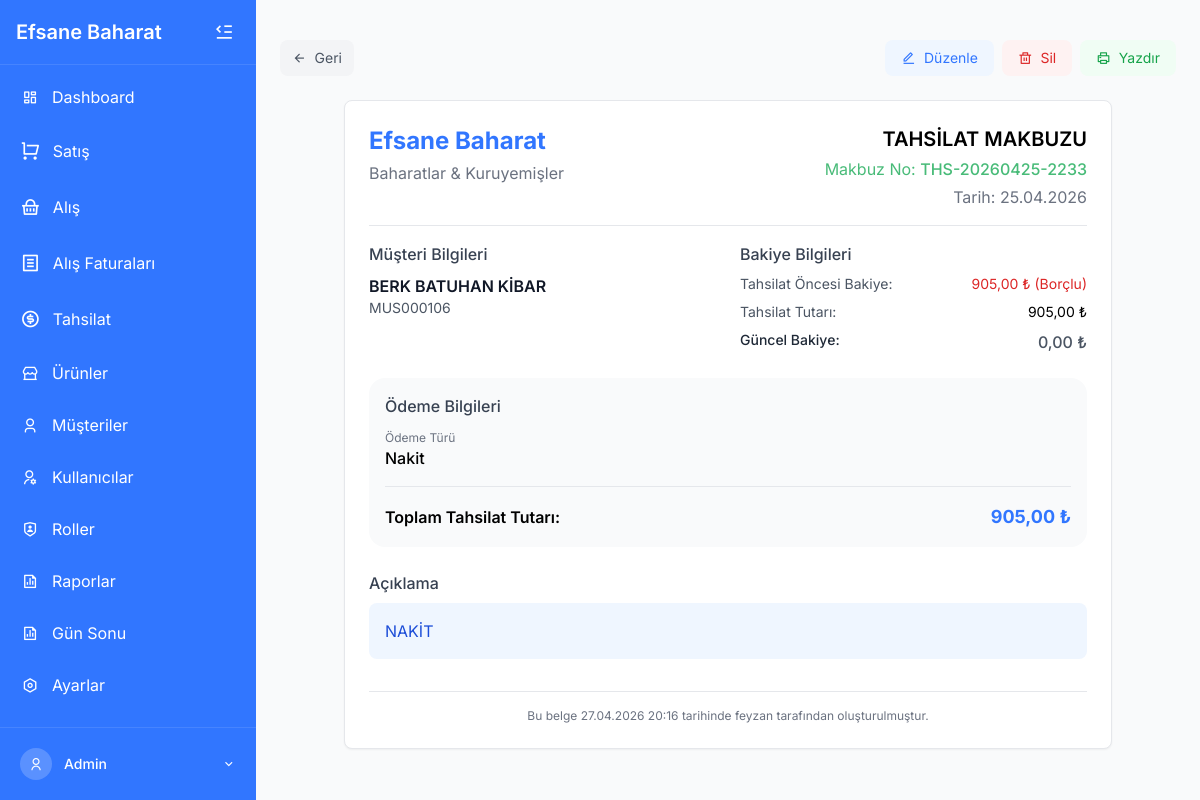
/tahsilat_detay.php?id=1714 (signed in), run on the app's committed database.
### tables this page shows
CREATE TABLE `odeme_tahsilat` (
  `id` int(11) NOT NULL,
  `islem_turu` enum('tahsilat','odeme','tediye') NOT NULL,
  `musteri_id` int(11) DEFAULT NULL,
  `tedarikci_id` int(11) DEFAULT NULL,
  `fatura_id` int(11) DEFAULT NULL,
  `tutar` decimal(10,2) NOT NULL,
  `odeme_turu` enum('nakit','kredi_karti','havale','cek','senet','diger') NOT NULL DEFAULT 'nakit',
  `aciklama` text DEFAULT NULL,
  `islem_tarihi` date NOT NULL,
  `banka_id` int(11) DEFAULT NULL,
  `evrak_no` varchar(50) DEFAULT NULL,
  `kullanici_id` int(11) DEFAULT NULL,
  `onay_durumu` enum('bekliyor','onaylandi','reddedildi') NOT NULL DEFAULT 'bekliyor',
  `onayli` tinyint(1) NOT NULL DEFAULT 0,
  `created_at` timestamp NOT NULL DEFAULT current_timestamp(),
  `odeme_yontemi` varchar(50) NOT NULL DEFAULT 'Nakit'
);

CREATE TABLE `musteriler` (
  `id` int(11) NOT NULL,
  `musteri_kodu` varchar(20) DEFAULT NULL,
  `ad` varchar(100) NOT NULL,
  `soyad` varchar(100) DEFAULT NULL,
  `telefon` varchar(20) DEFAULT NULL,
  `adres` text DEFAULT NULL,
  `vergi_no` varchar(50) DEFAULT NULL,
  `tip_id` int(11) DEFAULT NULL,
  `cari_bakiye` decimal(10,2) NOT NULL DEFAULT 0.00,
  `usd_bakiye` decimal(10,2) NOT NULL DEFAULT 0.00,
  `eur_bakiye` decimal(10,2) NOT NULL DEFAULT 0.00,
  `gbp_bakiye` decimal(10,2) NOT NULL DEFAULT 0.00,
  `aktif` tinyint(1) NOT NULL DEFAULT 1,
  `email` varchar(255) DEFAULT NULL,
  `vergi_dairesi` varchar(100) DEFAULT NULL,
  `created_at` timestamp NOT NULL DEFAULT current_timestamp(),
  `updated_at` timestamp NOT NULL DEFAULT current_timestamp() ON UPDATE current_timestamp(),
  `notlar` text DEFAULT NULL
);

CREATE TABLE `kullanicilar` (
  `id` int(11) NOT NULL,
  `kullanici_adi` varchar(100) NOT NULL,
  `eposta` varchar(255) NOT NULL,
  `sifre` varchar(255) NOT NULL,
  `telefon` varchar(20) DEFAULT NULL,
  `rol_id` int(11) NOT NULL DEFAULT 2,
  `eposta_bildirim` tinyint(1) NOT NULL DEFAULT 1,
  `sms_bildirim` tinyint(1) NOT NULL DEFAULT 1,
  `aktif` tinyint(1) NOT NULL DEFAULT 1,
  `created_at` timestamp NOT NULL DEFAULT current_timestamp(),
  `updated_at` timestamp NOT NULL DEFAULT current_timestamp() ON UPDATE current_timestamp(),
  `remember_token` varchar(255) DEFAULT NULL,
  `token_expires_at` datetime DEFAULT NULL
);

### guncelbakiye.php (called while the page is built, shortened)
<?php
if (!function_exists('hesaplaGuncelBakiye')) {
    function hesaplaGuncelBakiye($pdo, $musteri_id) {
        $stmtSatis = $pdo->prepare("
            SELECT COALESCE(SUM(toplam_tutar), 0) AS toplam
            FROM faturalar
            WHERE musteri_id = :musteri_id
              AND fatura_turu = 'satis'
              AND para_birimi = 'TRY'
              AND iptal = 0
        ");
        $stmtSatis->execute([':musteri_id' => $musteri_id]);
        $satislar = $stmtSatis->fetchColumn();
        $stmtAlis = $pdo->prepare("
            SELECT COALESCE(SUM(toplam_tutar), 0) AS toplam
            FROM faturalar
            WHERE musteri_id = :musteri_id
              AND fatura_turu = 'alis'
              AND para_birimi = 'TRY'
              AND iptal = 0
        ");
        $stmtAlis->execute([':musteri_id' => $musteri_id]);
        $alislar = $stmtAlis->fetchColumn();
        $stmtTahsilat = $pdo->prepare("
            SELECT COALESCE(SUM(tutar), 0) AS toplam
            FROM odeme_tahsilat
            WHERE musteri_id = :musteri_id
              AND islem_turu = 'tahsilat'
              AND onayli = 1
        ");
        $stmtTahsilat->execute([':musteri_id' => $musteri_id]);
        $tahsilatlar = $stmtTahsilat->fetchColumn();
        $stmtTediye = $pdo->prepare("
            SELECT COALESCE(SUM(tutar), 0) AS toplam
            FROM odeme_tahsilat
            WHERE musteri_id = :musteri_id
              AND islem_turu = 'tediye'
              AND onayli = 1
        ");
        $stmtTediye->execute([':musteri_id' => $musteri_id]);
        $tediyeler = $stmtTediye->fetchColumn();
        return $satislar - $alislar - $tahsilatlar + $tediyeler;
    }
}

### tahsilat_detay.php (the view, shortened to what this page needs)
<?php
require_once 'includes/db.php';
require_once 'guncelbakiye.php';
$print_mode = isset($_GET['print']) && $_GET['print'] == '1';
if (!$print_mode) {
  include 'includes/header.php';
}
$tahsilat_id = isset($_GET['id']) ? intval($_GET['id']) : 0;
try {
    $stmt = $pdo->prepare("
        SELECT
            o.*,
            m.ad, m.soyad, m.adres, m.telefon, m.email, m.cari_bakiye,
            m.vergi_no,
            CONCAT('MUS', LPAD(m.id, 6, '0')) as musteri_kodu,
            k.kullanici_adi
        FROM odeme_tahsilat o
        JOIN musteriler m ON o.musteri_id = m.id
        LEFT JOIN kullanicilar k ON o.kullanici_id = k.id
        LEFT JOIN odeme_detay od ON o.id = od.odeme_id
        LEFT JOIN banka_listesi b ON od.banka_id = b.id
        WHERE o.id = :tid
    ");
    $stmt->execute([':tid'=>$tahsilat_id]);
    $tahsilat = $stmt->fetch(PDO::FETCH_ASSOC);
    $eskiBakiye = 0;
    $yeniBakiye = 0;
    if ($tahsilat['musteri_id']) {
        $yeniBakiye = hesaplaGuncelBakiye($pdo, $tahsilat['musteri_id']);
        $eskiBakiye = $yeniBakiye + $tahsilat['tutar'];
    }
} catch (PDOException $e) {
    echo "<div class='p-4 text-red-600'>Veritabanı hatası: " . $e->getMessage() . "</div>";
    if (!$print_mode) {
        include 'includes/footer.php';
    }
    exit;
}
$tahsilatNo = $tahsilat['evrak_no'] ?? 'THS-' . date('Y') . '-' . str_pad($tahsilat_id, 4, '0', STR_PAD_LEFT);
$odemeYontemi = $tahsilat['odeme_yontemi'] ?: 'Nakit';
$tarih = date('d.m.Y', strtotime($tahsilat['islem_tarihi'] ?? $tahsilat['created_at']));
$aciklama = $tahsilat['aciklama'] ?? '';
$odemeTurleri = [
    'nakit' => 'Nakit',
    'kredi' => 'Kredi Kartı',
    'havale' => 'Havale',
    'cek' => 'Çek',
    'senet' => 'Senet'
];
$odemeTuru = $odemeTurleri[$odemeYontemi] ?? ucfirst($odemeYontemi);
    ?>
<!DOCTYPE html>
<html lang="tr">
<head>
</head>
<body class="bg-gray-100">
<div class="w-full p-4 sm:p-6">
    <div class="flex justify-between items-center mb-6 print:hidden">
        <div class="flex space-x-2">
            <button id="backButton" onclick="history.back()" class="flex items-center px-3 py-2 bg-gray-100 hover:bg-gray-200 text-gray-600 rounded-button text-sm">
                <i class="ri-arrow-left-line mr-2"></i> Geri
            </button>
        </div>
        <div class="flex space-x-2">
            <a href="tahsilat_duzenle.php?id=<?= $tahsilat_id ?>" class="flex items-center px-4 py-2 bg-blue-50 text-primary hover:bg-blue-100 rounded-button text-sm">
                <i class="ri-edit-line mr-2"></i> Düzenle
            </a>
            <button id="deleteButton" class="flex items-center px-4 py-2 bg-red-50 text-red-600 hover:bg-red-100 rounded-button text-sm">
                <i class="ri-delete-bin-line mr-2"></i> Sil
            </button>
            <button id="printButton" class="flex items-center px-4 py-2 bg-green-50 hover:bg-green-100 text-green-600 rounded-button text-sm">
                <i class="ri-printer-line mr-2"></i> Yazdır
            </button>
        </div>
    </div>
    <div class="bg-white border border-gray-200 rounded shadow-sm mx-auto max-w-3xl p-6" id="makbuzContainer">
        <div class="flex flex-col sm:flex-row justify-between border-b pb-4 mb-4">
            <div>
                <h1 class="text-2xl font-bold text-primary">Efsane Baharat</h1>
                <p class="text-gray-500 mt-1">Baharatlar & Kuruyemişler</p>
            </div>
            <div class="text-right mt-4 sm:mt-0">
                <h2 class="text-xl font-semibold">TAHSİLAT MAKBUZU</h2>
                <p class="text-secondary mt-1">Makbuz No: <span class="font-medium"><?= htmlspecialchars($tahsilatNo) ?></span></p>
                <p class="text-gray-500 mt-1">Tarih: <?= $tarih ?></p>
            </div>
        </div>
        <div class="grid grid-cols-1 md:grid-cols-2 gap-6 mb-6">
            <div>
                <h3 class="font-medium text-gray-700 mb-2">Müşteri Bilgileri</h3>
                <p class="text-gray-900 font-semibold"><?= htmlspecialchars($tahsilat['ad'] . ' ' . $tahsilat['soyad']) ?></p>
                <p class="text-gray-600 text-sm"><?= htmlspecialchars($tahsilat['musteri_kodu']) ?></p>
            </div>
            <div>
                <h3 class="font-medium text-gray-700 mb-2">Bakiye Bilgileri</h3>
                <div class="grid grid-cols-2 gap-2">
                    <p class="text-gray-600 text-sm">Tahsilat Öncesi Bakiye:</p>
                    <p class="text-sm text-right <?= $eskiBakiye > 0 ? 'text-red-600' : ($eskiBakiye < 0 ? 'text-green-600' : 'text-gray-600') ?>">
                        <?= number_format(abs($eskiBakiye), 2, ',', '.') ?> ₺
                        <?= $eskiBakiye > 0 ? '(Borçlu)' : ($eskiBakiye < 0 ? '(Alacaklı)' : '') ?>
                    </p>
                    <p class="text-gray-600 text-sm">Tahsilat Tutarı:</p>
                    <p class="text-sm text-right"><?= number_format($tahsilat['tutar'], 2, ',', '.') ?> ₺</p>
                    <p class="text-gray-800 text-sm font-medium">Güncel Bakiye:</p>
                    <p class="text-right font-medium <?= $yeniBakiye > 0 ? 'text-red-600' : ($yeniBakiye < 0 ? 'text-green-600' : 'text-gray-600') ?>">
                        <?= number_format(abs($yeniBakiye), 2, ',', '.') ?> ₺
                    </p>
                </div>
            </div>
        </div>
        <div class="bg-gray-50 p-4 rounded-lg mb-6">
            <h3 class="font-medium text-gray-700 mb-3">Ödeme Bilgileri</h3>
            <div class="grid grid-cols-2 sm:grid-cols-3 gap-4">
                <div>
                    <p class="text-xs text-gray-500">Ödeme Türü</p>
                    <p class="font-medium"><?= htmlspecialchars($odemeTuru) ?></p>
                </div>
            </div>
            <div class="mt-4 pt-4 border-t border-gray-200 flex justify-between items-center">
                <p class="font-semibold">Toplam Tahsilat Tutarı:</p>
                <p class="font-bold text-lg text-primary"><?= number_format($tahsilat['tutar'], 2, ',', '.') ?> ₺</p>
            </div>
        </div>
        <?php if (!empty($aciklama)): ?>
        <div class="mb-6">
            <h3 class="font-medium text-gray-700 mb-2">Açıklama</h3>
            <div class="bg-blue-50 p-4 rounded text-blue-700">
                <?= nl2br(htmlspecialchars($aciklama)) ?>
            </div>
        </div>
        <?php endif; ?>
        <div class="text-center text-gray-500 text-xs mt-8 pt-4 border-t border-gray-200">
            <p>Bu belge <?= date('d.m.Y H:i') ?> tarihinde <?= htmlspecialchars($tahsilat['kullanici_adi'] ?? 'Sistem') ?> tarafından oluşturulmuştur.</p>
        </div>
    </div>
</div>
<?php include 'includes/footer.php'; ?>

### includes/header.php (style rules this page uses)
:where([class^="ri-"])::before { content: "\f3c2"; }
body { font-family: 'Inter', sans-serif; }

### data on the page
odeme_tahsilat: evrak_no "THS-20260425-2233", islem_tarihi "25.04.2026", musteri.soyad "BERK BATUHAN KİBAR", tutar "905,00", odeme_yontemi "Nakit", aciklama "NAKİT", kullanici.kullanici_adi "feyzan"

### other printed values
$_SESSION['kullanici_adi'] "Admin"
$tahsilat['musteri_kodu'] "MUS000106"
abs($eskiBakiye) "905,00"
abs($yeniBakiye) "0,00"
